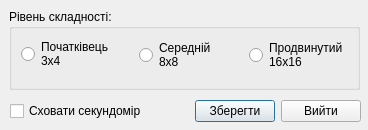
<?xml version="1.0" encoding="UTF-8"?>
<ui version="4.0">
 <class>Options</class>
 <widget class="QDialog" name="Options">
  <property name="geometry">
   <rect>
    <x>0</x>
    <y>0</y>
    <width>368</width>
    <height>130</height>
   </rect>
  </property>
  <property name="minimumSize">
   <size>
    <width>323</width>
    <height>0</height>
   </size>
  </property>
  <property name="maximumSize">
   <size>
    <width>600</width>
    <height>306</height>
   </size>
  </property>
  <property name="contextMenuPolicy">
   <enum>Qt::NoContextMenu</enum>
  </property>
  <property name="windowTitle">
   <string>Налаштування</string>
  </property>
  <property name="toolTip">
   <string/>
  </property>
  <property name="statusTip">
   <string/>
  </property>
  <widget class="QGroupBox" name="groupBox">
   <property name="geometry">
    <rect>
     <x>9</x>
     <y>9</y>
     <width>351</width>
     <height>81</height>
    </rect>
   </property>
   <property name="title">
    <string>Рівень складності:</string>
   </property>
   <widget class="QRadioButton" name="radioBgn">
    <property name="geometry">
     <rect>
      <x>12</x>
      <y>29</y>
      <width>88</width>
      <height>32</height>
     </rect>
    </property>
    <property name="text">
     <string>Початківець 
3х4</string>
    </property>
   </widget>
   <widget class="QRadioButton" name="radioIntm">
    <property name="geometry">
     <rect>
      <x>130</x>
      <y>30</y>
      <width>71</width>
      <height>32</height>
     </rect>
    </property>
    <property name="text">
     <string>Середній
8x8</string>
    </property>
   </widget>
   <widget class="QRadioButton" name="radioAdvc">
    <property name="geometry">
     <rect>
      <x>240</x>
      <y>30</y>
      <width>93</width>
      <height>32</height>
     </rect>
    </property>
    <property name="text">
     <string>Продвинутий
16х16</string>
    </property>
   </widget>
  </widget>
  <widget class="QWidget" name="">
   <property name="geometry">
    <rect>
     <x>10</x>
     <y>100</y>
     <width>351</width>
     <height>23</height>
    </rect>
   </property>
   <layout class="QHBoxLayout" name="horizontalLayout">
    <item>
     <widget class="QCheckBox" name="checkTime">
      <property name="text">
       <string>Сховати секундомір</string>
      </property>
     </widget>
    </item>
    <item>
     <widget class="QPushButton" name="pushButton">
      <property name="sizePolicy">
       <sizepolicy hsizetype="Fixed" vsizetype="Fixed">
        <horstretch>0</horstretch>
        <verstretch>0</verstretch>
       </sizepolicy>
      </property>
      <property name="text">
       <string>Зберегти</string>
      </property>
     </widget>
    </item>
    <item>
     <widget class="QPushButton" name="pushButton_2">
      <property name="sizePolicy">
       <sizepolicy hsizetype="Fixed" vsizetype="Fixed">
        <horstretch>0</horstretch>
        <verstretch>0</verstretch>
       </sizepolicy>
      </property>
      <property name="text">
       <string>Вийти</string>
      </property>
     </widget>
    </item>
   </layout>
  </widget>
 </widget>
 <resources/>
 <connections>
  <connection>
   <sender>pushButton_2</sender>
   <signal>clicked()</signal>
   <receiver>Options</receiver>
   <slot>reject()</slot>
   <hints>
    <hint type="sourcelabel">
     <x>279</x>
     <y>274</y>
    </hint>
    <hint type="destinationlabel">
     <x>290</x>
     <y>251</y>
    </hint>
   </hints>
  </connection>
 </connections>
</ui>
